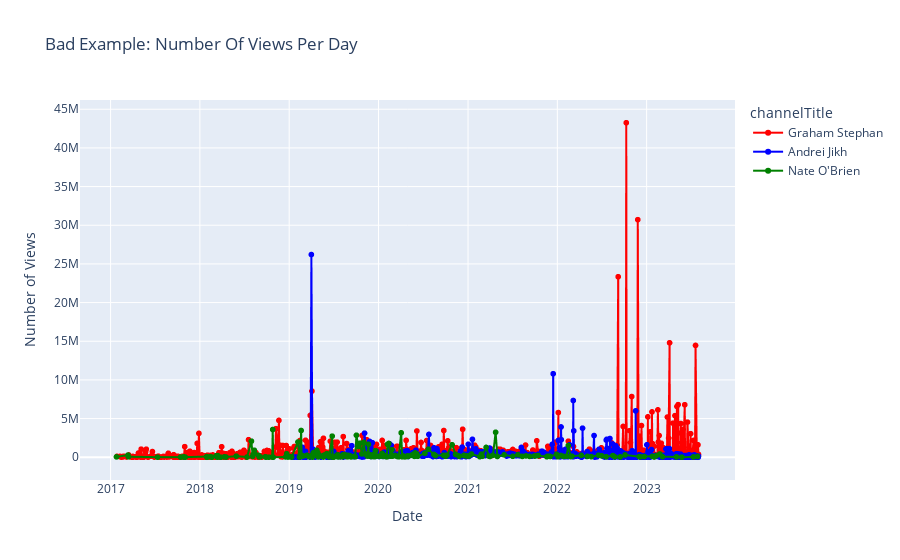

The notebook cell saved with this chart:
### Markdown cell above
Let's first take a look at dynamics of number of views on every channel.

### Code cell
fig = px.line(data, x='publishedAt', y='viewCount', color='channelTitle', markers=True, \
              title='Bad Example: Number Of Views Per Day', color_discrete_map=color_map)

fig.update_layout(xaxis_title='Date', yaxis_title='Number of Views')
fig.show()

### Figure 1 — Plotly figure (JSON) as saved in the notebook; plotly's stock layout.template omitted (floating-point values rounded to 4 significant figures; data arrays with more than 128 entries replaced by an {"elided": "..."} marker saying what was removed)
{"data": [{"hovertemplate": "channelTitle=Graham Stephan<br>publishedAt=%{x}<br>viewCount=%{y}<extra></extra>", "legendgroup": "Graham Stephan", "line": {"color": "red", "dash": "solid"}, "marker": {"symbol": "circle"}, "mode": "lines+markers", "name": "Graham Stephan", "showlegend": true, "type": "scattergl", "x": {"elided": "951 str values"}, "xaxis": "x", "y": {"elided": "951 int values"}, "yaxis": "y"}, {"hovertemplate": "channelTitle=Andrei Jikh<br>publishedAt=%{x}<br>viewCount=%{y}<extra></extra>", "legendgroup": "Andrei Jikh", "line": {"color": "blue", "dash": "solid"}, "marker": {"symbol": "circle"}, "mode": "lines+markers", "name": "Andrei Jikh", "showlegend": true, "type": "scattergl", "x": {"elided": "710 str values"}, "xaxis": "x", "y": {"elided": "710 int values"}, "yaxis": "y"}, {"hovertemplate": "channelTitle=Nate O'Brien<br>publishedAt=%{x}<br>viewCount=%{y}<extra></extra>", "legendgroup": "Nate O'Brien", "line": {"color": "green", "dash": "solid"}, "marker": {"symbol": "circle"}, "mode": "lines+markers", "name": "Nate O'Brien", "showlegend": true, "type": "scattergl", "x": {"elided": "201 str values"}, "xaxis": "x", "y": {"elided": "201 int values"}, "yaxis": "y"}], "layout": {"legend": {"title": {"text": "channelTitle"}, "tracegroupgap": 0}, "title": {"text": "Bad Example: Number Of Views Per Day"}, "xaxis": {"anchor": "y", "domain": [0, 1], "title": {"text": "Date"}}, "yaxis": {"anchor": "x", "domain": [0, 1], "title": {"text": "Number of Views"}}}}
